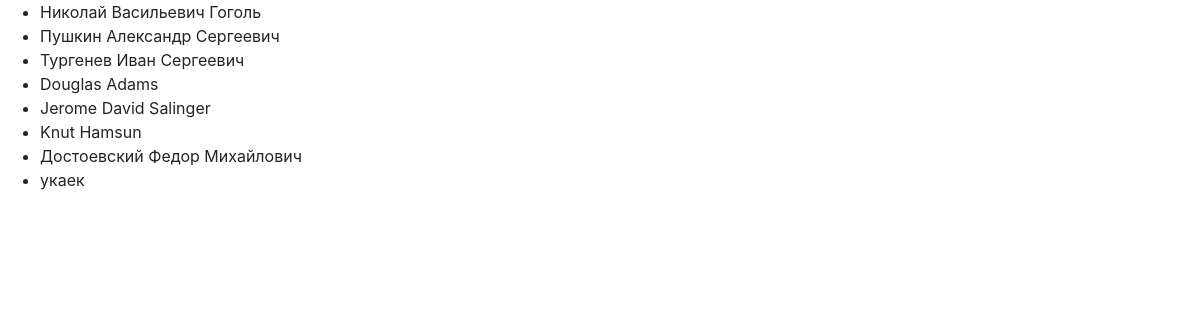
The app's page /authors with its own data.
### p_library/models.py (models this page shows, shortened)
class Author(models.Model):
    full_name = models.TextField()
    birth_year = models.SmallIntegerField()
    country = models.CharField(max_length=2)
    class Meta:
        verbose_name = 'Автор'
        verbose_name_plural = 'Авторы'

### p_library/views.py (the view)
# urls.py: path('authors', AuthorList.as_view(), name='author_list'),
class AuthorList(ListView):
    model = Author
    template_name = 'authors_list.html'

### p_library/templates/authors_list.html (shortened to what this page needs)
{% extends 'base/base.html' %}
{% block content %}
	<ul>
		{% for author in object_list %}
		    <li>{{ author.full_name }}</li>
		{% endfor %}
	</ul>
{% endblock %}

### records on screen
Author: full_name "Николай Васильевич Гоголь"
Author: full_name "Пушкин Александр Сергеевич"
Author: full_name "Тургенев Иван Сергеевич"
Author: full_name "Douglas Adams"
Author: full_name "Jerome David Salinger"
Author: full_name "Knut Hamsun"
Author: full_name "Достоевский Федор Михайлович"
Author: full_name "укаек"
